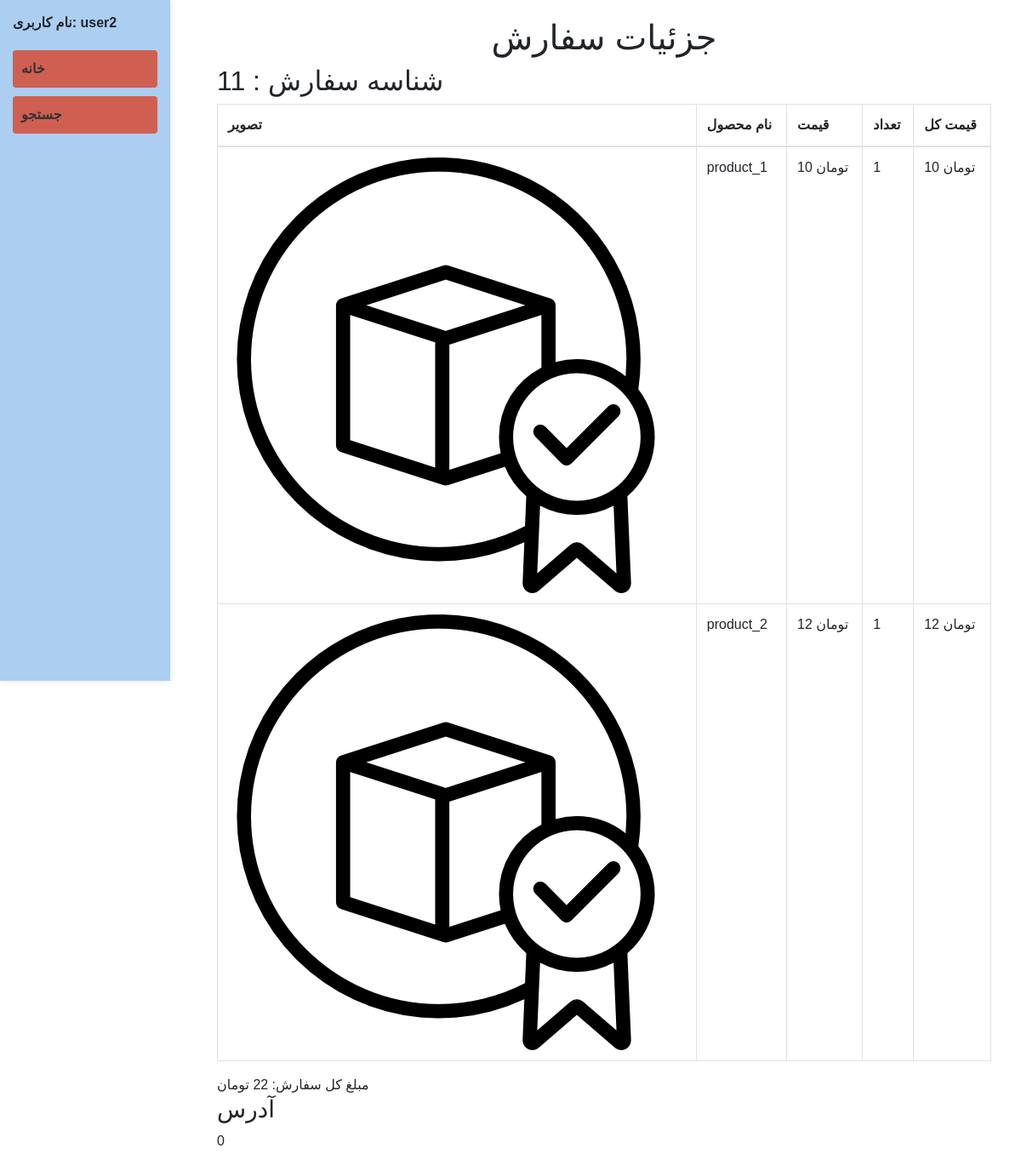
The page /order/order_detail/11/ (signed in) on the database its author committed.
### user/models.py (models this page shows, shortened)
class User(AbstractUser):
    email = models.EmailField(unique=True)
    phone_number = models.CharField(max_length=11, unique=True)
    first_name = models.CharField(max_length=225)
    last_name = models.CharField(max_length=225)
    is_customer = models.BooleanField(default=True)
    is_admin = models.BooleanField(default=False)
    USERNAME_FIELD = 'email'
    REQUIRED_FIELDS = ['username', 'phone_number']
    objects = UserManager()
    class Meta:
        db_table = 'auth_user'

### order/models.py (models this page shows, shortened)
class Order(models.Model):
    user = models.ForeignKey(settings.AUTH_USER_MODEL, on_delete=models.CASCADE, related_name='orders')
    total_price = models.PositiveIntegerField(default=0)
    STATUS_CHOICES = [
        ('Pending', 'در انتظار پرداخت'),
        ('Paid', 'پرداخت شده'),
        ('Shipped', 'در حال ارسال'),
    ]
    status = models.CharField(max_length=10, choices=STATUS_CHOICES, default='Pending')
    order_date = models.DateTimeField(auto_now_add=True)
    shipping_address = models.CharField(max_length=255)

class OrderItem(models.Model):
    order = models.ForeignKey(Order, on_delete=models.CASCADE, related_name='items')
    product = models.ForeignKey(Product, on_delete=models.CASCADE, related_name='order_items')
    quantity = models.PositiveIntegerField()
    unit_price = models.PositiveIntegerField()

### product/models.py (models this page shows, shortened)
class Product(models.Model):
    category = models.ForeignKey(Category, on_delete=models.CASCADE)
    name = models.CharField(max_length=225)
    price = models.PositiveIntegerField()
    stock = models.PositiveIntegerField()
    image = models.ImageField(upload_to='product_images/', null=True, blank=True)
    description = models.TextField(null= True, blank=True)
    created_at = models.DateTimeField(auto_now_add=True)

### order/views.py (the view)
# urls.py: path('order_detail/<int:order_id>/', order_detail_view, name='order_detail')
@login_required(login_url='login')
def order_detail_view(request, order_id):
    order = Order.objects.get(id=order_id)
    context = {
        'order': order
    }
    return render(request, 'order_detail.html', context)

### order/templatetags/cart_extras.py (called while the page is built)
@register.filter(name='mul')
def mul(value, arg):
    return value * arg

### templates/order_detail.html (shortened to what this page needs)
{% extends 'base.html' %}
    {%load static%}
    {% load cart_extras %}
    {% block content %}
    <div class="container">
        <h1 class="text-center">جزئیات سفارش</h1>
        <h2>شناسه سفارش : {{ order.id }}</h2>
        <table class="table table-bordered table-hover order-item-table">
            <thead>
                <tr>
                    <th>تصویر</th>
                    <th>نام محصول</th>
                    <th>قیمت</th>
                    <th>تعداد</th>
                    <th>قیمت کل</th>
                </tr>
            </thead>
            <tbody>
                {% for item in order.items.all %}
                <tr>
                    <td>
                        {% if item.product.image %}
                        <img src="{{ item.product.image.url }}" alt="{{ item.product.name }}" class="order-item-image">
                        {% else %}
                        <img src="{% static 'default_image.png' %}" alt="Default Image" class="order-item-image">
                        {% endif %}
                    </td>
                    <td>{{ item.product.name }}</td>
                    <td>{{ item.unit_price }} تومان</td>
                    <td>{{ item.quantity }}</td>
                    <td>{{ item.unit_price|mul:item.quantity }} تومان</td>
                </tr>
                {% endfor %}
            </tbody>
        </table>
        <div class="total-price">
            مبلغ کل سفارش: {{ order.total_price }} تومان
        </div>
        <div class="address">
            <h3>آدرس</h3>
            <p>{{ order.shipping_address }}</p>
        </div>
    </div>
    {% endblock %}

### templates/base.html (shortened to what this page needs)
<!DOCTYPE html>
<html lang="fa">
<head>
    <link href="https://maxcdn.bootstrapcdn.com/bootstrap/4.5.2/css/bootstrap.min.css" rel="stylesheet">
</head>
<body>
    <nav>
        <div class="username">نام کاربری: {{ request.user.username }}</div>
        <ul>
            <li><a href="/">خانه</a></li>
            <li><a href="/category/search/">جستجو</a></li>
        </ul>
    </nav>
    <div class="content">
        {% block content %}{% endblock %}
    </div>
</body>
</html>

### templates/base.html (style rules this page uses)
body { font-family: Arial, sans-serif; margin: 0; padding: 0; }
nav { width: 200px; float: left; background-color: #abcef1; padding: 15px; box-shadow: 0 0 10px rgba(0, 0, 0, 0.1); height: 100vh; }
nav ul { list-style-type: none; padding: 0; }
nav ul li { margin: 10px 0; }
nav ul li a, nav ul li form button { text-decoration: none; color: #333; font-weight: bold; display: block; padding: 10px; background-color: #cf6051; border-radius: 4px; }
.content { margin-left: 220px; padding: 20px; }
.username { font-weight: bold; margin-bottom: 20px; }

### rows shown on the page
Order: id "11", total_price "22", shipping_address "0"
OrderItem: product.name "product_1", unit_price "10", quantity "1", unit_price|mul "10"
OrderItem: product.name "product_2", unit_price "12", quantity "1", unit_price|mul "12"

### other values the page prints
{{ request.user.username }} "user2"
